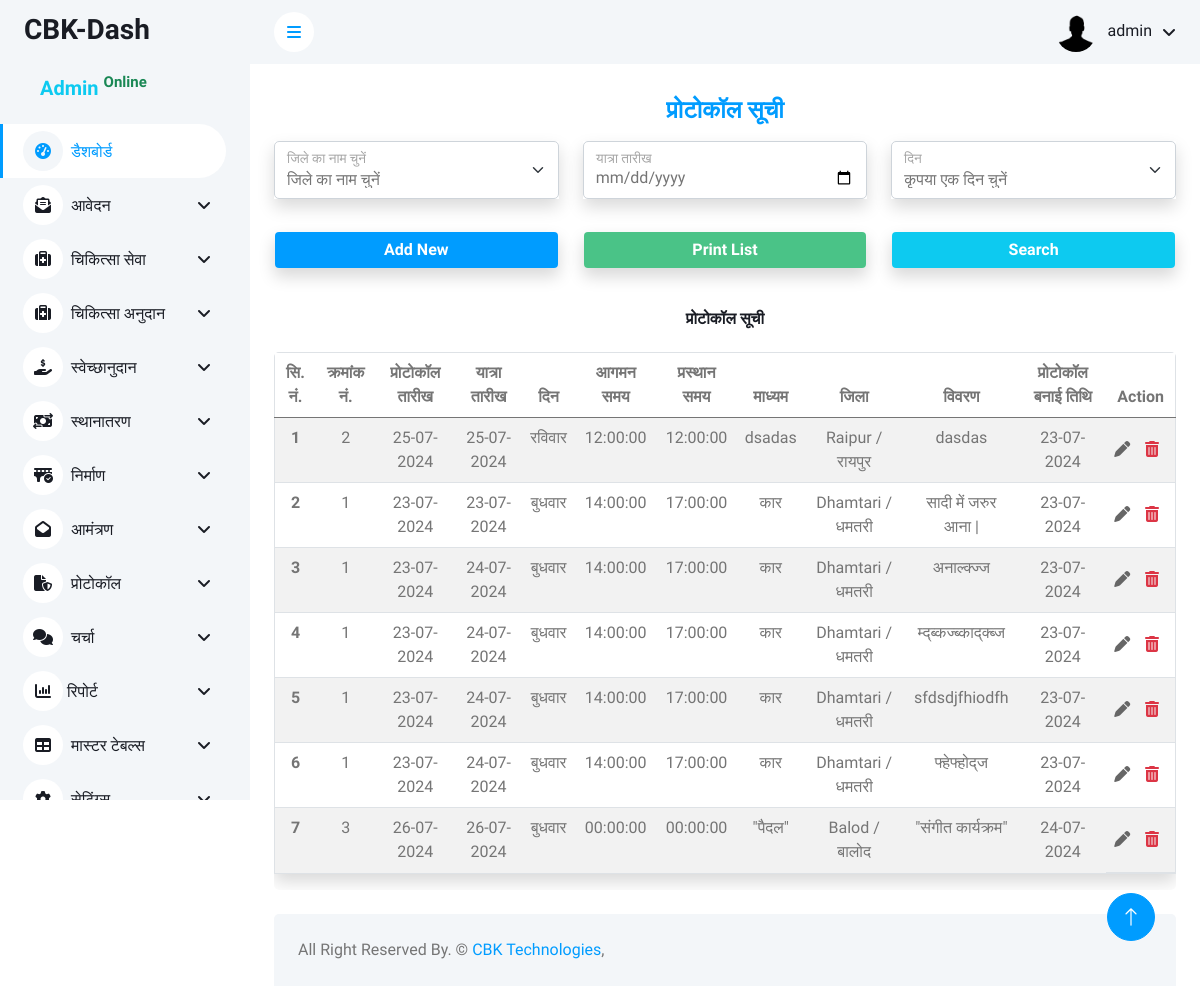
/admin/protocol/aavedan_list.php (signed in), run on an earlier commit of the app's database.
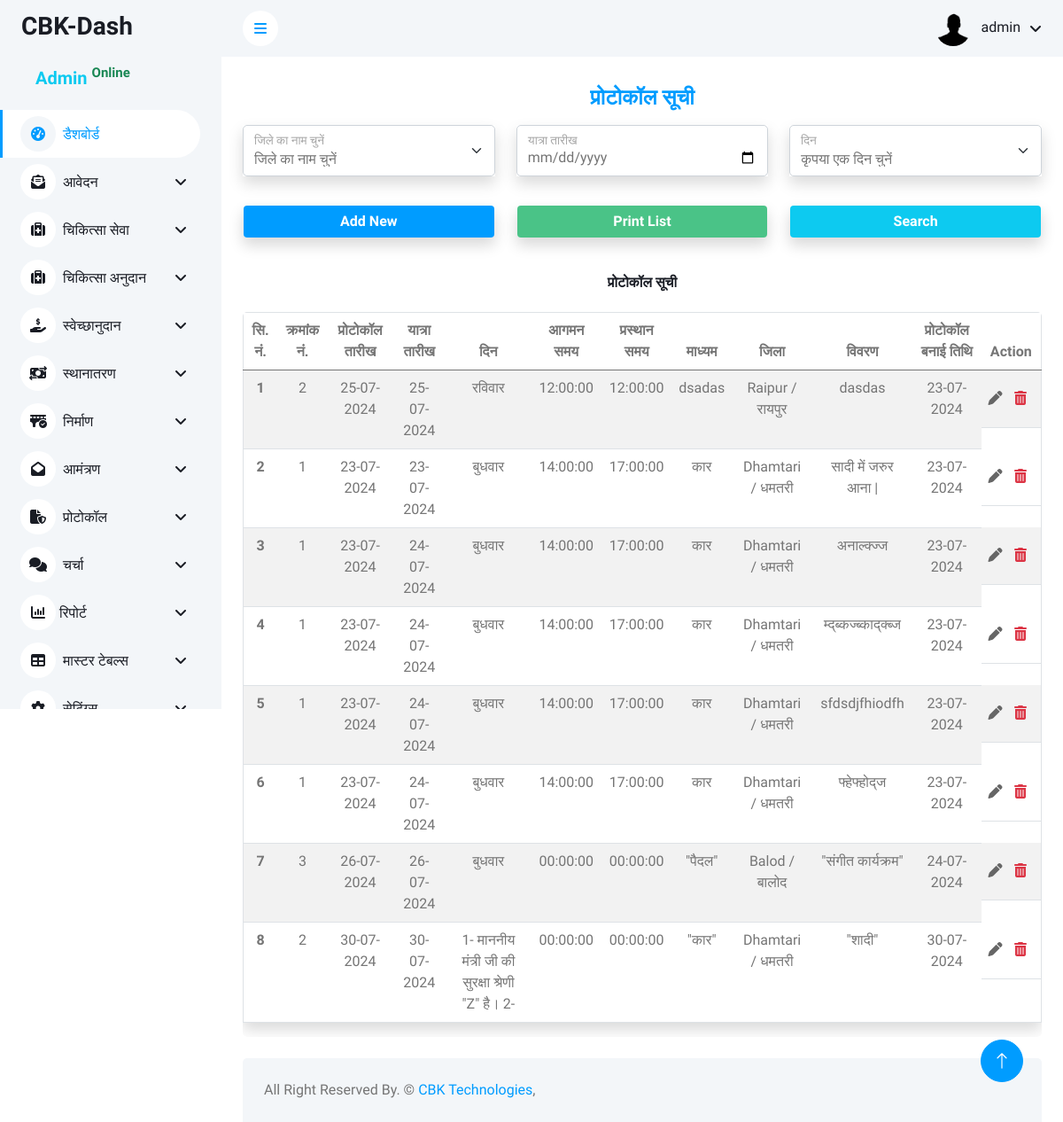
And on a later commit of the database.
### tables this page shows
CREATE TABLE `protocol_details` (
  `id` int(11) NOT NULL,
  `kramank_no` varchar(50) NOT NULL,
  `protocol_date` date NOT NULL,
  `travel_date` date NOT NULL,
  `days` varchar(50) NOT NULL,
  `entry_time` time NOT NULL,
  `exit_time` time NOT NULL,
  `madhyam` varchar(100) NOT NULL,
  `district_id` int(11) NOT NULL,
  `details` text NOT NULL,
  `cpp_name` varchar(200) NOT NULL,
  `cpp_designation` varchar(200) NOT NULL,
  `cpp_create_date` date DEFAULT NULL,
  `tip` text NOT NULL,
  `create_date` timestamp NOT NULL DEFAULT current_timestamp(),
  `status` int(11) NOT NULL,
  `update_date` timestamp NOT NULL DEFAULT current_timestamp() ON UPDATE current_timestamp(),
  `data` text NOT NULL
);

CREATE TABLE `district_master` (
  `district_id` int(11) NOT NULL,
  `district_name` varchar(200) NOT NULL
);

### admin/protocol/aavedan_list.php (the view, shortened to what this page needs)
<?php include('../config/dbconnection.php') ?>
<?php
$tblname = "protocol_details";
$tblkey = "id";
$pagename = "प्रोटोकॉल";
if ($_SERVER['REQUEST_METHOD'] == 'POST' && isset($_POST['search'])) {
    $district_id = isset($_POST['district_id']) ? $_POST['district_id'] : '';
    $travel_date = isset($_POST['travel_date']) ? $_POST['travel_date'] : '';
    $days = isset($_POST['days']) ? $_POST['days'] : '';
    $sql = "SELECT a.*, d.district_name FROM protocol_details a INNER JOIN district_master d ON a.district_id = d.district_id WHERE 1";
    if (!empty($district_id)) {
        $sql .= " AND a.district_id = '" . mysqli_real_escape_string($conn, $district_id) . "'";
    }
    if (!empty($travel_date)) {
        $sql .= " AND a.travel_date = '" . mysqli_real_escape_string($conn, $travel_date) . "'";
    }
    if (!empty($days)) {
        $sql .= " AND a.days = '" . mysqli_real_escape_string($conn, $days) . "'";
    }
    $sql .= " ORDER BY id DESC";
} else {
    $sql = "SELECT p.*, d.district_name FROM protocol_details p INNER JOIN district_master d ON p.district_id = d.district_id WHERE 1";
}
$fetch = mysqli_query($conn,$sql);
?>
<?php include('../includes/header.php') ?>
<?php include('../includes/sidebar.php') ?>
<?php include('../includes/navbar.php') ?>
<div class="container-fluid pt-4 px-4">
    <h4 class="text-center fw-bolder text-primary mb-3"><?= $pagename; ?> सूची</h4>
    <form action="" method="post">
        <div class="row">
            <div class="col-lg-4 text-center mb-3">
                <div class="form-group shadow">
                    <div class="form-floating mb-3">
                        <select name="district_id" id="districtSelect" class="form-select form-control bg-white">
                            <option value="" selected>जिले का नाम चुनें</option>
                        </select>
                        <label for="districtSelect">जिले का नाम चुनें </label>
                    </div>
                </div>
            </div>
            <div class="col-lg-4 text-center mb-3">
                <div class="form-group shadow">
                    <div class="form-floating mb-3">
                        <input class="form-control bg-white" type="date" name="travel_date" id="travel_date">
                        <label for="">यात्रा तारीख </label>
                    </div>
                </div>
            </div>
            <div class="col-lg-4 text-center mb-3">
                <div class="form-group shadow">
                    <div class="form-floating mb-3">
                        <select name="days" id="days" class="form-select form-control bg-white">
                            <option value="">कृपया एक दिन चुनें</option>
                        </select>
                        <label for="districtSelect">दिन </label>
                    </div>
                </div>
            </div>
            <div class="col-lg-4 text-center mb-3">
                <a name="Add_New" onclick="location.href='new_aavedan.php';" class="form-control text-center text-white btn text-center shadow bg-primary" style="background-color:#4ac387;"><b>Add New</b></a>
            </div>
            <div class="col-lg-4 text-center mb-3">
                <div name="PrintList" onclick="" class="form-control text-center text-white btn text-center shadow" style="background-color:#4ac387;"><b>Print List</b></div>
            </div>
            <div class="col-lg-4 text-center mb-3">
                <button name="search" class="form-control text-center text-white btn text-center shadow bg-info" type="submit"><b>Search</b></button>
            </div>
        </div>
    </form>
</div>
<div class="container-fluid px-4">
    <div class="row">
        <div class="col-sm-12 col-lg-12">
            <h6 class="mb-4 text-center mt-2 pt-3 "><?= $pagename; ?> सूची</h6>
            <div class=" rounded" style="overflow-y: scroll;">
                <table class="table table-striped border shadow">
                    <thead class=" head">
                        <tr class="text-center">
                            <th>सि. नं.</th>
                            <th scope="col">क्रमांक नं.</th>
                            <th scope="col">प्रोटोकॉल तारीख</th>
                            <th scope="col">यात्रा तारीख</th>
                            <th scope="col">दिन</th>
                            <th scope="col">आगमन समय</th>
                            <th scope="col">प्रस्थान समय</th>
                            <th scope="col">माध्यम</th>
                            <th scope="col">जिला</th>
                            <th scope="col">विवरण</th>
                            <th scope="col">प्रोटोकॉल बनाई तिथि</th>
                            <th scope="col">Action</th>
                        </tr>
                    </thead>
                    <tbody>
                        <?php
                        $i = 1;
                        while ($row = mysqli_fetch_array($fetch)) {
                        ?>
                            <tr class=" text-center">
                                <th scope="row"><?= $i++ ?></th>
                                <td><?= $row['kramank_no'] ?></td>
                                <td><?= date('d-m-Y', strtotime($row['protocol_date'])) ?></td>
                                <td><?= date('d-m-Y', strtotime($row['travel_date'])) ?></td>
                                <td><?= $row['days'] ?></td>
                                <td><?= $row['entry_time'] ?></td>
                                <td><?= $row['exit_time'] ?></td>
                                <td><?= $row['madhyam'] ?></td>
                                <td><?= $row['district_name'] ?></td>
                                <td><?= $row['details'] ?></td>
                                <td><?= date('d-m-Y', strtotime($row['create_date'])) ?></td>
                                <td class="action">
                                    <a href="#" onclick="edit(<?= $row['id'] ?>)"><i class="fas fa-pen me-2 " title="Edit"></i></a>
                                    <a class="text-danger " href="" onclick="confirmDelete(<?= $row['id']; ?>, '<?php echo $tblname; ?>', '<?= $tblkey ?>')"><i class="fas fa-trash-alt me-2 " title="Delete"></i></a>
                                </td>
                            </tr>
                        <?php } ?>
                    </tbody>
                </table>
            </div>
        </div>
    </div>
</div>
<?php include('../includes/footer.php'); ?>

### admin/includes/header.php (shortened to what this page needs)
<!DOCTYPE html>
<html lang="en">
<head>
    <link rel="stylesheet" href="https://cdnjs.cloudflare.com/ajax/libs/font-awesome/6.6.0/css/all.min.css">
    <link href="https://cdn.jsdelivr.net/npm/bootstrap-icons@1.4.1/font/bootstrap-icons.css" rel="stylesheet">
    <link href="../lib/owlcarousel/assets/owl.carousel.min.css" rel="stylesheet">
    <link href="../lib/tempusdominus/css/tempusdominus-bootstrap-4.min.css" rel="stylesheet" />
    <link href="../css/bootstrap.min.css" rel="stylesheet">
    <link href="../css/style.css" rel="stylesheet">
</head>
<body>
    <div class="container-xxl position-relative bg-white d-flex p-0">

### admin/includes/sidebar.php (shortened to what this page needs)
<div class="sidebar pe-4 pb-3">
    <nav class="navbar bg-light navbar-light">
        <a href="../dash" class="navbar-brand mx-4 mb-3">
            <h3 class="text-black fw-bold">CBK-Dash</h3>
        </a>
        <div class="d-flex align-items-center ms-4 mb-4">
            <div class="ms-3">
                <h5 class="mb-0 text-info">Admin <sup class="text-success">Online</sup></h5>
            </div>
        </div>
        <div class="navbar-nav w-100">
            <a href="../dash" class="nav-item nav-link active"><i class="fa fa-tachometer-alt me-2"></i>डैशबोर्ड</a>
            <div class="nav-item dropdown">
                <a href="#" class="nav-link dropdown-toggle" data-bs-toggle="dropdown"><i class="fa-solid fa-envelope-open-text me-2"></i>आवेदन</a>
            </div>
             <div class="nav-item dropdown">
                <a href="#" class="nav-link dropdown-toggle" data-bs-toggle="dropdown"><i class="fa fa-medkit me-2"></i>चिकित्सा सेवा </a>
            </div>
            <div class="nav-item dropdown">
                <a href="#" class="nav-link dropdown-toggle" data-bs-toggle="dropdown"><i class="fa fa-medkit me-2"></i>चिकित्सा अनुदान</a>
            </div>
            <div class="nav-item dropdown">
                <a href="#" class="nav-link dropdown-toggle" data-bs-toggle="dropdown"><i class="fa-solid fa-hand-holding-dollar me-2"></i>स्वेच्छानुदान</a>
            </div>
            <div class="nav-item dropdown">
                <a href="#" class="nav-link dropdown-toggle" data-bs-toggle="dropdown"><i class="fa-solid fa-money-bill-transfer me-2"></i>स्थानातरण</a>
            </div>
            <div class="nav-item dropdown">
                <a href="#" class="nav-link dropdown-toggle" data-bs-toggle="dropdown"><i class="fa-solid fa-bridge-circle-check me-2"></i>निर्माण</a>
            </div>
            <div class="nav-item dropdown">
                <a href="#" class="nav-link dropdown-toggle" data-bs-toggle="dropdown"><i class="fa fa-envelope-open me-2"></i>आमंत्रण</a>
            </div>
            <div class="nav-item dropdown">
                <a href="#" class="nav-link dropdown-toggle" data-bs-toggle="dropdown"><i class="fa-solid fa-file-shield me-2"></i>प्रोटोकॉल</a>
            </div>
            <div class="nav-item dropdown">
                <a href="#" class="nav-link dropdown-toggle" data-bs-toggle="dropdown"><i class="fa fa-comments me-2"></i>चर्चा</a>
            </div>
            <div class="nav-item dropdown">
                <a href="#" class="nav-link dropdown-toggle" data-bs-toggle="dropdown"><i class="fa-solid fa-chart-column"></i> रिपोर्ट </a>
            </div>
            <div class="nav-item dropdown">
                <a href="#" class="nav-link dropdown-toggle" data-bs-toggle="dropdown"><i class="fa-solid fa-table me-2"></i>मास्टर टेबल्स </a>
            </div>
            <div class="nav-item dropdown">
                <a href="#" class="nav-link dropdown-toggle" data-bs-toggle="dropdown"><i class="fas fa-cog me-2"></i>सेटिंग्स</a>
            </div>
        </div>
    </nav>
</div>

### admin/includes/navbar.php (shortened to what this page needs)
<?php
$username=$_SESSION['username'];
?>
<div class="content">
    <nav class="navbar navbar-expand bg-light navbar-light sticky-top px-4 py-0">
        <a href="#" class="sidebar-toggler flex-shrink-0">
            <i class="fa fa-bars"></i>
        </a>
        <div class="navbar-nav align-items-center ms-auto">
            <div class="nav-item dropdown">
                <a href="#" class="nav-link dropdown-toggle" data-bs-toggle="dropdown">
                    <img class="rounded-circle me-lg-2" src="../img/user.png" alt="" style="width: 40px; height: 40px;">
                    <span class="d-none d-lg-inline-flex"><?=$username;?></span>
                </a>
            </div>
        </div>
    </nav>

### admin/includes/footer.php (shortened to what this page needs)
<div class="container-fluid pt-4 px-4">
    <div class="bg-light rounded-top p-4">
        <div class="row">
            <div class="col-12 col-sm-6 text-center text-sm-start">
                 All Right Reserved By. &copy; <a href="#">CBK Technologies</a>,
            </div>
        </div>
    </div>
</div>
</div>
<a href="#" class="btn btn-lg btn-primary btn-lg-square back-to-top"><i class="bi bi-arrow-up"></i></a>
</div>
</body>
</html>

### admin/css/style.css (style rules this page uses)
:root { --primary: #009CFF; --light: #F3F6F9; --dark: #191C24; }
.back-to-top { position: fixed; display: none; right: 45px; bottom: 45px; z-index: 99; }
.btn { transition: .5s; }
.btn.btn-primary { color: #FFFFFF; }
.btn-lg-square { width: 48px; height: 48px; }
.btn-square, .btn-sm-square, .btn-lg-square { padding: 0; display: inline-flex; align-items: center; justify-content: center; font-weight: normal; border-radius: 50px; }
.sidebar { position: fixed; top: 0; left: 0; bottom: 0; width: 250px; height: 100vh; overflow-y: auto; background: var(--light); transition: 0.5s; z-index: 999; }
.content { margin-left: 250px; min-height: 100vh; background: #FFFFFF; transition: 0.5s; }
@media (min-width: 992px) { .sidebar { margin-left: 0; } }
@media (min-width: 992px) { .content { width: calc(100% - 250px); } }
.sidebar .navbar .navbar-nav .nav-link { padding: 7px 20px; color: var(--dark); font-weight: 500; border-left: 3px solid var(--light); border-radius: 0 30px 30px 0; outline: none; }
.sidebar .navbar .navbar-nav .nav-link:hover, .sidebar .navbar .navbar-nav .nav-link.active { color: var(--primary); background: #FFFFFF; border-color: var(--primary); }
.sidebar .navbar .navbar-nav .nav-link i { width: 40px; height: 40px; display: inline-flex; align-items: center; justify-content: center; background: #FFFFFF; border-radius: 40px; }
.sidebar .navbar .navbar-nav .nav-link:hover i, .sidebar .navbar .navbar-nav .nav-link.active i { background: var(--light); }
.sidebar .navbar .dropdown-toggle::after { position: absolute; top: 15px; right: 15px; border: none; content: "\f107"; font-family: "Font Awesome 5 Free"; font-weight: 900; transition: .5s; }
.content .navbar .navbar-nav .nav-link { margin-left: 25px; padding: 12px 0; color: var(--dark); outline: none; }
.content .navbar .sidebar-toggler, .content .navbar .navbar-nav .nav-link i { width: 40px; height: 40px; display: inline-flex; align-items: center; justify-content: center; background: #FFFFFF; border-radius: 40px; }
.content .navbar .dropdown-toggle::after { margin-left: 6px; vertical-align: middle; border: none; content: "\f107"; font-family: "Font Awesome 5 Free"; font-weight: 900; transition: .5s; }
.action { display:flex; justify-content: center; align-items: center; }
.action a { text-decoration: none; color: #666; transition: color 0.2s ease; }

What changed in the data, as far as the page shows it:
added protocol_details: kramank_no "2", protocol_date "30-07-2024", travel_date "30-07-2024", days "1- माननीय मंत्री जी की सुरक्षा श्रेणी \"Z\" है। 2-", entry_time "00:00:00", exit_time "00:00:00", madhyam "\"कार\"", district.district_name "Dhamtari / धमतरी", details "\"शादी\"", create_date "30-07-2024"
